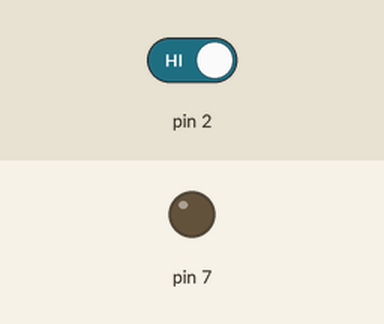
Bench run of a sketch on a simulated Arduino Uno, built with avr-gcc and run on an emulated ATmega328P. Shown: output pins drawn as LEDs (lit = HIGH). The test bench sets the inputs (shaded band); at power-on: pin 2 HIGH.

Above: at 1.2 s.
1.3 s: pin 2 driven LOW
At 2.4 s:
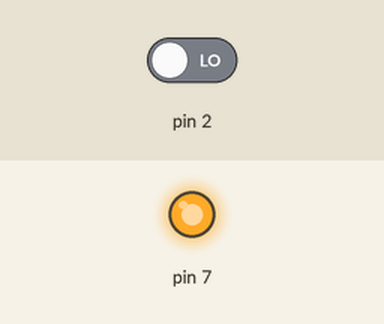
2.8 s: pin 2 driven HIGH
At 3.5 s:
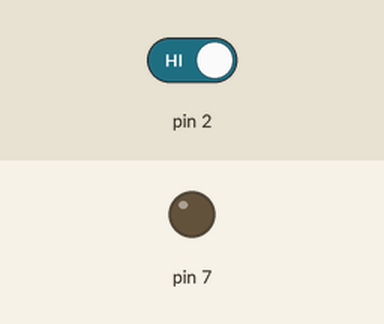
Timing chart, 0 to 5.8 s (numbered marks = the images above; inputs shaded):
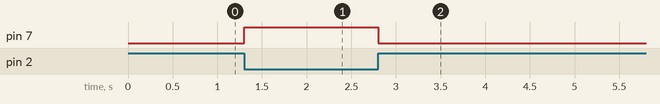

The sketch:

S0_LED_Control.ino
```cpp
/*
 * Code author: Jeremy Carleton
 * This code was used in the demo showing how to
 * control an LED with a button.
 *
 * To see the code being demonstrated, watch
 * session 0 of the workshop series here:
 * https://www.youtube.com/watch?v=xH92LeNyk5w&list=PLfmzHX29KVv_cbdHYJD3cuvoo_Valq8us&index=2
 */

void setup()
{
  pinMode(7, OUTPUT);
  pinMode(2, INPUT);
}

void loop()
{
  // Because the input to pin 2 is always connected to
  // the pullup resistor (via the pushbutton), we recieve
  // high voltage on pin 2 when the button is up.
  // When the button is down, the wire connecting pin 2 to
  // the pullup resistor is grounded, so we recieve
  // low voltage on pin 2. For this reason, we take the
  // complement of the result of digitalRead(2) and
  // only turn on the LED when that is true.
  if (!digitalRead(2)) {
	digitalWrite(7,HIGH);
  }
  else {
    digitalWrite(7,LOW);
  }
}
```

Measured:
- after the input at 1.3 s, pin 7: LOW → HIGH at once
- after the input at 2.8 s, pin 7: HIGH → LOW at once
